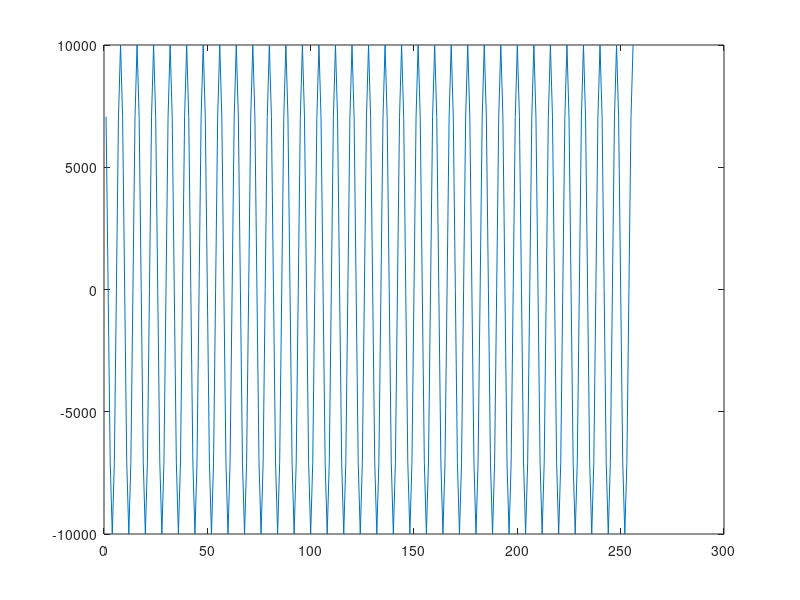
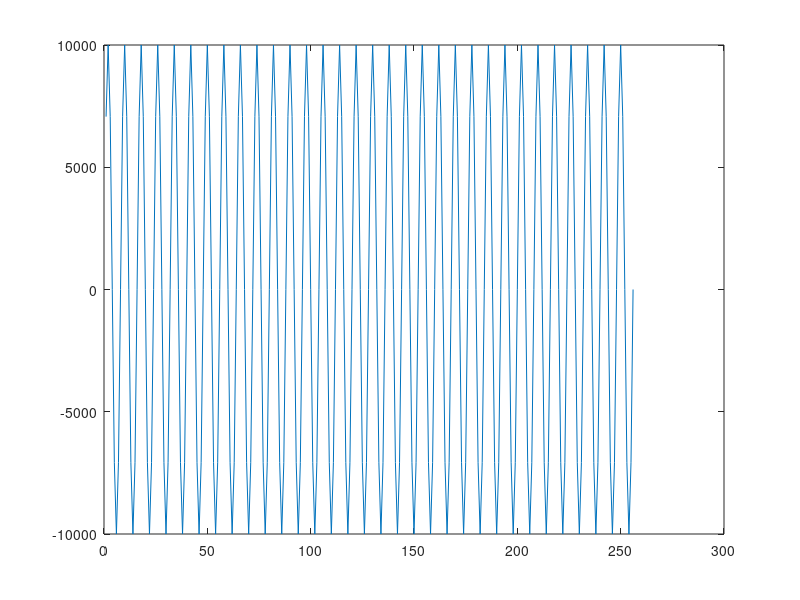

Write the MATLAB code that produced these figures, in order.
% test the relationship between fft in matlab and fft in emote.
% generate a file with (I,Q,I,Q...) format data that is from a sin wave


close all;
clear all;
len=256;
t=1:len
f=1/8;
fi=2*pi*f*t;
A=10000;
x=fix(A*cos(fi));
y=fix(A*sin(fi));
plot(t,x);
figure; plot(t,y);
z=fft(x+i*y)

% figure;
% plot(t,abs(y));

FID = fopen('C:/tmp.txt','w');
if FID==-1
    'Do not have this file!'
    return;
end
xy(1:2:2*len)=x;
xy(2:2:2*len)=y;
xy
for j=1:length(xy)-1
    fprintf(FID,'%d, ',xy(j));
end
j=length(xy);
fprintf(FID,'%d',xy(j));

fclose(FID);